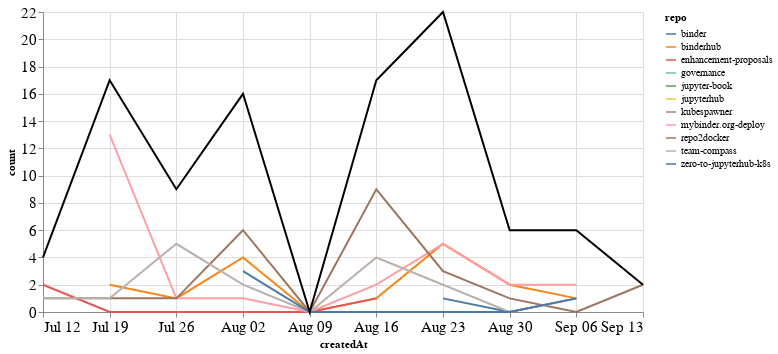

Source (notebook cell):
### Markdown cell above
## Comments

### Code cell
comments_time = comments.groupby('repo').resample('W', on='createdAt').count()['author'].reset_index()
comments_time = comments_time.rename(columns={'author': 'count'})
comments_time_total = comments_time.groupby('createdAt').agg({"count": "sum"}).reset_index()
ch1 = alt.Chart(comments_time, width=600).mark_line().encode(
    x='createdAt',
    y='count',
    color='repo',
    tooltip="repo"
)

ch2 = alt.Chart(comments_time_total, width=600).mark_line(color="black").encode(
    x='createdAt',
    y='count',
)

ch1 + ch2

### Figure 1 — Vega-Lite specification as saved in the notebook (floating-point values rounded to 4 significant figures)
{"config": {"axisLeft": {"labelFontSize": 15}, "axisBottom": {"labelFontSize": 15}}, "layer": [{"data": {"name": "data-91e35a538fc5be3d9c711ff5d30a0cb0"}, "mark": "line", "encoding": {"color": {"type": "nominal", "field": "repo"}, "tooltip": {"type": "nominal", "field": "repo"}, "x": {"type": "temporal", "field": "createdAt"}, "y": {"type": "quantitative", "field": "count"}}, "width": 600}, {"data": {"name": "data-723b546e1bc78925c78cbafe016d7a17"}, "mark": {"type": "line", "color": "black"}, "encoding": {"x": {"type": "temporal", "field": "createdAt"}, "y": {"type": "quantitative", "field": "count"}}, "width": 600}], "$schema": "https://vega.github.io/schema/vega-lite/v4.8.1.json", "datasets": {"data-91e35a538fc5be3d9c711ff5d30a0cb0": [{"repo": "binder", "createdAt": "2020-08-23T00:00:00", "count": 1}, {"repo": "binder", "createdAt": "2020-08-30T00:00:00", "count": 0}, {"repo": "binder", "createdAt": "2020-09-06T00:00:00", "count": 1}, {"repo": "binderhub", "createdAt": "2020-07-19T00:00:00", "count": 2}, {"repo": "binderhub", "createdAt": "2020-07-26T00:00:00", "count": 1}, {"repo": "binderhub", "createdAt": "2020-08-02T00:00:00", "count": 4}, {"repo": "binderhub", "createdAt": "2020-08-09T00:00:00", "count": 0}, {"repo": "binderhub", "createdAt": "2020-08-16T00:00:00", "count": 1}, {"repo": "binderhub", "createdAt": "2020-08-23T00:00:00", "count": 5}, {"repo": "binderhub", "createdAt": "2020-08-30T00:00:00", "count": 2}, {"repo": "binderhub", "createdAt": "2020-09-06T00:00:00", "count": 1}, {"repo": "enhancement-proposals", "createdAt": "2020-07-12T00:00:00", "count": 2}, {"repo": "enhancement-proposals", "createdAt": "2020-07-19T00:00:00", "count": 0}, {"repo": "enhancement-proposals", "createdAt": "2020-07-26T00:00:00", "count": 0}, {"repo": "enhancement-proposals", "createdAt": "2020-08-02T00:00:00", "count": 0}, {"repo": "enhancement-proposals", "createdAt": "2020-08-09T00:00:00", "count": 0}, {"repo": "enhancement-proposals", "createdAt": "2020-08-16T00:00:00", "count": 1}, {"repo": "governance", "createdAt": "2020-08-23T00:00:00", "count": 2}, {"repo": "jupyter-book", "createdAt": "2020-08-30T00:00:00", "count": 1}, {"repo": "jupyterhub", "createdAt": "2020-08-23T00:00:00", "count": 4}, {"repo": "kubespawner", "createdAt": "2020-07-26T00:00:00", "count": 1}, {"repo": "mybinder.org-deploy", "createdAt": "2020-07-19T00:00:00", "count": 13}, {"repo": "mybinder.org-deploy", "createdAt": "2020-07-26T00:00:00", "count": 1}, {"repo": "mybinder.org-deploy", "createdAt": "2020-08-02T00:00:00", "count": 1}, {"repo": "mybinder.org-deploy", "createdAt": "2020-08-09T00:00:00", "count": 0}, {"repo": "mybinder.org-deploy", "createdAt": "2020-08-16T00:00:00", "count": 2}, {"repo": "mybinder.org-deploy", "createdAt": "2020-08-23T00:00:00", "count": 5}, {"repo": "mybinder.org-deploy", "createdAt": "2020-08-30T00:00:00", "count": 2}, {"repo": "mybinder.org-deploy", "createdAt": "2020-09-06T00:00:00", "count": 2}, {"repo": "repo2docker", "createdAt": "2020-07-12T00:00:00", "count": 1}, {"repo": "repo2docker", "createdAt": "2020-07-19T00:00:00", "count": 1}, {"repo": "repo2docker", "createdAt": "2020-07-26T00:00:00", "count": 1}, {"repo": "repo2docker", "createdAt": "2020-08-02T00:00:00", "count": 6}, {"repo": "repo2docker", "createdAt": "2020-08-09T00:00:00", "count": 0}, {"repo": "repo2docker", "createdAt": "2020-08-16T00:00:00", "count": 9}, {"repo": "repo2docker", "createdAt": "2020-08-23T00:00:00", "count": 3}, {"repo": "repo2docker", "createdAt": "2020-08-30T00:00:00", "count": 1}, {"repo": "repo2docker", "createdAt": "2020-09-06T00:00:00", "count": 0}, {"repo": "repo2docker", "createdAt": "2020-09-13T00:00:00", "count": 2}, {"repo": "team-compass", "createdAt": "2020-07-12T00:00:00", "count": 1}, {"repo": "team-compass", "createdAt": "2020-07-19T00:00:00", "count": 1}, {"repo": "team-compass", "createdAt": "2020-07-26T00:00:00", "count": 5}, {"repo": "team-compass", "createdAt": "2020-08-02T00:00:00", "count": 2}, {"repo": "team-compass", "createdAt": "2020-08-09T00:00:00", "count": 0}, {"repo": "team-compass", "createdAt": "2020-08-16T00:00:00", "count": 4}, {"repo": "team-compass", "createdAt": "2020-08-23T00:00:00", "count": 2}, {"repo": "team-compass", "createdAt": "2020-08-30T00:00:00", "count": 0}, {"repo": "team-compass", "createdAt": "2020-09-06T00:00:00", "count": 1}, {"repo": "zero-to-jupyterhub-k8s", "createdAt": "2020-08-02T00:00:00", "count": 3}, {"repo": "zero-to-jupyterhub-k8s", "createdAt": "2020-08-09T00:00:00", "count": 0}, {"repo": "zero-to-jupyterhub-k8s", "createdAt": "2020-08-16T00:00:00", "count": 0}, {"repo": "zero-to-jupyterhub-k8s", "createdAt": "2020-08-23T00:00:00", "count": 0}, {"repo": "zero-to-jupyterhub-k8s", "createdAt": "2020-08-30T00:00:00", "count": 0}, {"repo": "zero-to-jupyterhub-k8s", "createdAt": "2020-09-06T00:00:00", "count": 1}], "data-723b546e1bc78925c78cbafe016d7a17": [{"createdAt": "2020-07-12T00:00:00", "count": 4}, {"createdAt": "2020-07-19T00:00:00", "count": 17}, {"createdAt": "2020-07-26T00:00:00", "count": 9}, {"createdAt": "2020-08-02T00:00:00", "count": 16}, {"createdAt": "2020-08-09T00:00:00", "count": 0}, {"createdAt": "2020-08-16T00:00:00", "count": 17}, {"createdAt": "2020-08-23T00:00:00", "count": 22}, {"createdAt": "2020-08-30T00:00:00", "count": 6}, {"createdAt": "2020-09-06T00:00:00", "count": 6}, {"createdAt": "2020-09-13T00:00:00", "count": 2}]}}
